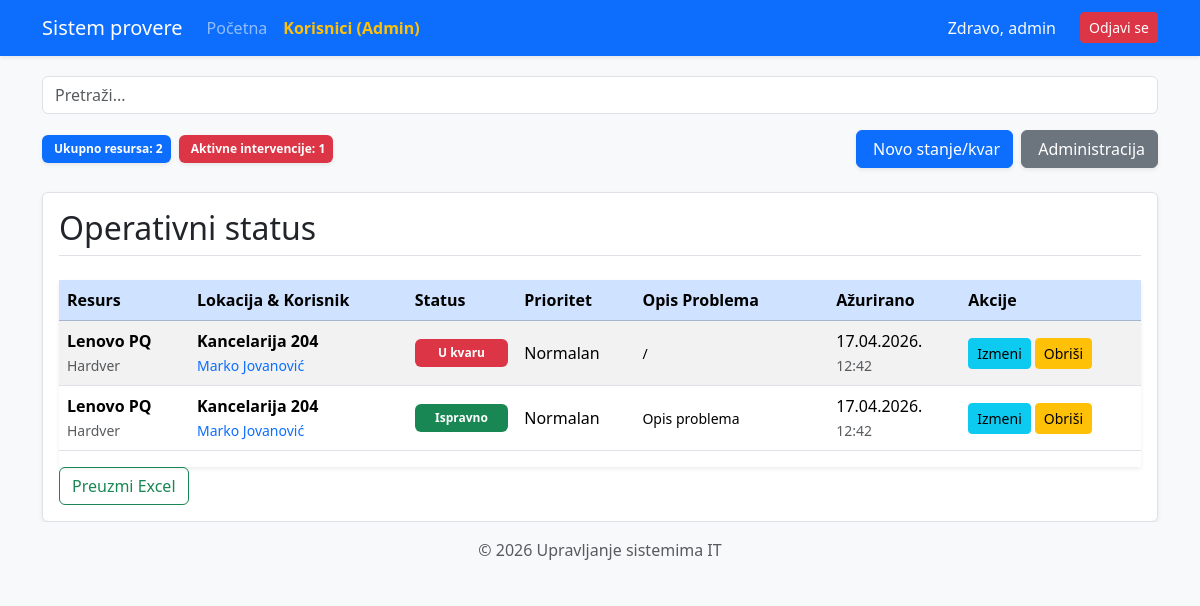
The page / (signed in) on the database as committed earlier.
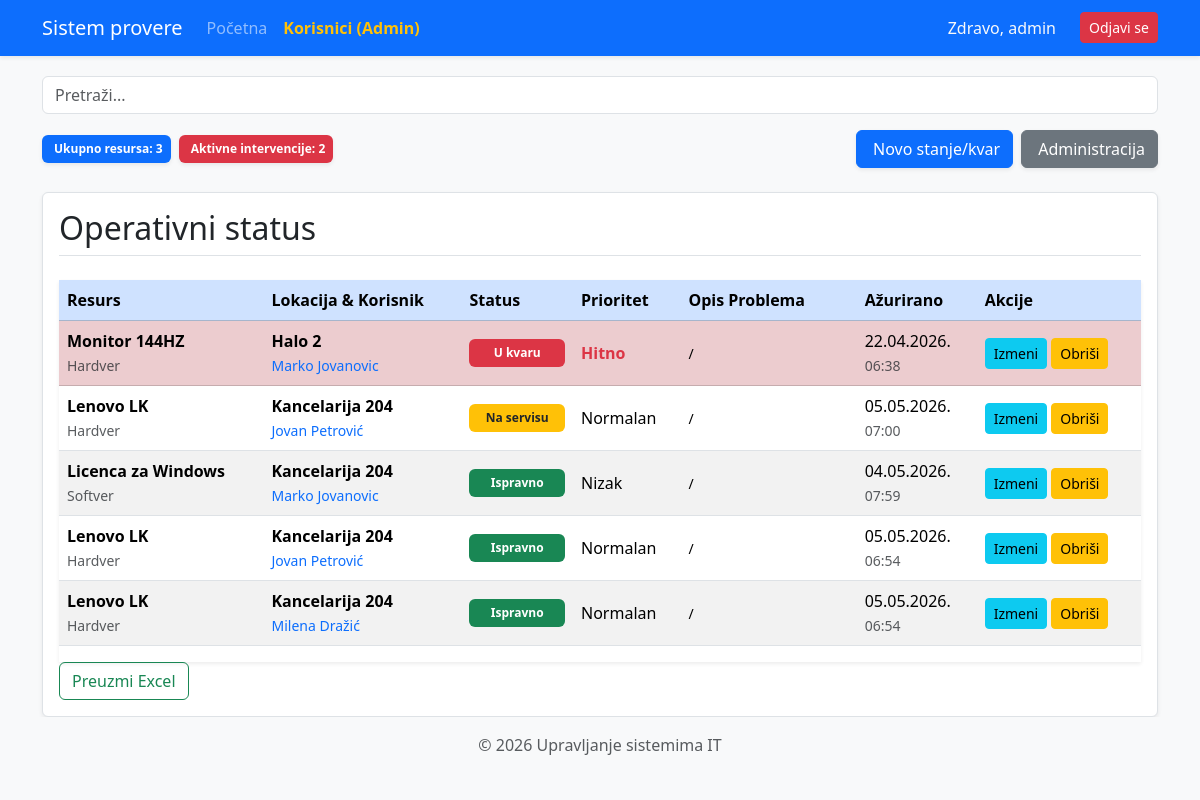
The same page on the database as committed later.
### alchemy_classes.py (models this page shows)
class StatusResursa(db.Model):
    __tablename__ = "status_resursa"
    id: Mapped[int] = mapped_column(Integer, primary_key=True)
    resurs_id: Mapped[int] = mapped_column(ForeignKey("resurs.id"), nullable=False)
    lokacija_id: Mapped[int] = mapped_column(ForeignKey("lokacija.id"), nullable=False)
    korisnik_id: Mapped[int] = mapped_column(ForeignKey("user.id"), nullable=False) # VEZA SA KORISNIKOM!
    kolicina: Mapped[int] = mapped_column(Integer, default=1)
    status_kvara: Mapped[str] = mapped_column(String(50))
    prioritet: Mapped[str] = mapped_column(String(20))
    opis_problema: Mapped[str] = mapped_column(String(50), nullable=True)
    datum_prijave: Mapped[datetime] = mapped_column(DateTime, default=datetime.utcnow)
    resurs: Mapped["Resurs"] = relationship("Resurs", back_populates="statusi")
    lokacija: Mapped["Lokacija"] = relationship("Lokacija", back_populates="izvestaji")
    korisnik: Mapped["User"] = relationship("User", back_populates="zaduzeni_statusi")

class Resurs(db.Model):
    __tablename__ = "resurs"
    id: Mapped[int] = mapped_column(Integer, primary_key=True)
    naziv: Mapped[str] = mapped_column(String(100), nullable=False)
    tip: Mapped[str] = mapped_column(String(50))
    serijski_broj: Mapped[str] = mapped_column(String(100), unique=True)
    godina_nabavke: Mapped[int] = mapped_column(Integer)
    statusi: Mapped[list["StatusResursa"]] = relationship("StatusResursa", back_populates="resurs")

class Lokacija(db.Model):
    __tablename__ = "lokacija"
    id: Mapped[int] = mapped_column(Integer, primary_key=True)
    naziv: Mapped[str] = mapped_column(String(100), nullable=False)
    sprat: Mapped[str] = mapped_column(String(50), nullable=True)
    odgovorno_lice: Mapped[str] = mapped_column(String(100))
    izvestaji: Mapped[list["StatusResursa"]] = relationship("StatusResursa", back_populates="lokacija")

class User(db.Model, UserMixin):
    __tablename__ = "user"
    id: Mapped[int] = mapped_column(Integer, primary_key=True)
    username: Mapped[str] = mapped_column(String(20), unique=True, nullable=False)
    password: Mapped[str] = mapped_column(String(100), nullable=False)
    ime_prezime: Mapped[str] = mapped_column(String(100), nullable=True)
    uloga: Mapped[str] = mapped_column(String(10), default="user")
    zaduzeni_statusi: Mapped[list["StatusResursa"]] = relationship("StatusResursa", back_populates="korisnik")

### main.py (the view)
@app.route('/')
@login_required
def home():
    svi_resursi = Resurs.query.all()
    aktivni_kvarovi = StatusResursa.query.filter(StatusResursa.status_kvara != 'Ispravno').all()
    search_query = request.args.get('search', '')
    upit_stanja = db.select(StatusResursa).join(Resurs).join(Lokacija)
    if search_query:
        upit_stanja = upit_stanja.where(
            (Resurs.naziv.ilike(f'%{search_query}%')) |
            (StatusResursa.status_kvara.ilike(f'%{search_query}%')) |
            (Lokacija.naziv.ilike(f'%{search_query}%'))
        )
    upit_stanja = upit_stanja.order_by(
        StatusResursa.status_kvara.desc(),
        StatusResursa.prioritet.asc()
    )
    sva_stanja = db.session.execute(upit_stanja).scalars().all()
    return render_template("index.html",
                           stanja=sva_stanja,
                           resursi=svi_resursi,
                           statusi=aktivni_kvarovi,
                           naslov="Glavni Dashboard")

### main.py (called while the page is built)
@login_manager.user_loader
def load_user(user_id):
    return db.get_or_404(User, user_id)

### templates/index.html (shortened to what the changed rows need)
{% extends "base.html" %}
{% block content %}
<div class="row g-3 mb-4">
    <div class="col-12 col-md-6 d-flex align-items-center justify-content-start flex-wrap gap-2">
        <span class="badge bg-primary p-2 shadow-sm">
             Ukupno resursa: {{ resursi|length }}
        </span>
        <span class="badge bg-danger p-2 shadow-sm">
             Aktivne intervencije: {{ statusi|length }}
        </span>
    </div>
</div>
<div class="jumbotron shadow-sm border rounded p-3 bg-white">
    <div class="container-fluid px-0">
        <h2 class="mb-4 text-dark border-bottom pb-2">Operativni status</h2>
        <div class="table-responsive mt-3 shadow-sm">
            <table class="table table-striped table-hover align-middle">
                <thead>
                    <tr class="table-primary">
                        <th scope="col">Resurs</th>
                        <th scope="col">Lokacija & Korisnik</th>
                        <th scope="col">Status</th>
                        <th scope="col">Prioritet</th>
                        <th scope="col" style="min-width: 150px;">Opis Problema</th>
                        <th scope="col">Ažurirano</th>
                        <th scope="col">Akcije</th>
                    </tr>
                </thead>
                <tbody>
                    {% for s in stanja %}
                    <tr class="{% if s.prioritet == 'Hitno' %}table-danger{% endif %}">
                        <td>
                            <strong>{{ s.resurs.naziv }}</strong> <br>
                            <small class="text-muted">{{ s.resurs.tip }}</small>
                        </td>
                        <td>
                            <strong>{{ s.lokacija.naziv }}</strong> <br>
                            <small class="text-primary">
                                {% if s.korisnik %}
                                    {{ s.korisnik.ime_prezime }}
                                {% else %}
                                    <span class="text-muted italic">Nije dodeljeno</span>
                                {% endif %}
                            </small>
                        </td>
                        <td>
                            {% if s.status_kvara == 'Ispravno' %}
                                <span class="badge bg-success w-100 p-2">
                                     Ispravno
                                </span>
                            {% elif s.status_kvara == 'U kvaru' %}
                                <span class="badge bg-danger w-100 p-2">
                                     U kvaru
                                </span>
                            {% elif s.status_kvara == 'Na servisu' %}
                                <span class="badge bg-warning text-dark w-100 p-2">
                                     Na servisu
                                </span>
                            {% elif s.status_kvara == 'Potrebna zamena' %}
                                <span class="badge bg-dark w-100 p-2">
                                    <i class="fas fa-exchange-alt"></i> Potrebna zamena
                                </span>
                            {% else %}
                                <span class="badge bg-secondary w-100 p-2">
                                    {{ s.status_kvara }}
                                </span>
                            {% endif %}
                        </td>
                        <td>
                            {% if s.prioritet == 'Hitno' %}
                                <span class="text-danger fw-bold"> {{ s.prioritet }}</span>
                            {% else %}
                                {{ s.prioritet }}
                            {% endif %}
                        </td>
                        <td><small>{{ s.opis_problema or "/" }}</small></td>
                        <td style="white-space: nowrap;">{{ s.datum_prijave.strftime('%d.%m.%Y.') }}<br>
                            <small class="text-muted">{{ s.datum_prijave.strftime('%H:%M') }}</small>
                        </td>
                        <td>
                            <div class="d-flex gap-1">
                                <a class="btn btn-sm btn-info" href="{{ url_for('izmeni_stanje', stanje_id=s.id) }}">
                                    Izmeni
                                </a>
                                <a class="btn btn-sm btn-warning"
                                   href="{{ url_for('delete_status', status_id=s.id) }}"
                                   onclick="return confirm('Da li ste sigurni da želite da obrišete ovaj status?')">
                                    Obriši
                                </a>
                            </div>
                        </td>
                    </tr>
                    {% endfor %}
                </tbody>
            </table>
        </div>
        </div>
    </div>
</div>
{% endblock %}

Rows that differ between the two databases and show on the page:
removed StatusResursa: resurs.naziv "Lenovo PQ", resurs.tip "Hardver", lokacija.naziv "Kancelarija 204", korisnik.ime_prezime "Marko Jovanović", status_kvara "Ispravno", prioritet "Normalan", opis_problema "Opis problema", datum_prijave "17.04.2026.", datum_prijave "12:42"
changed StatusResursa: resurs.naziv "Lenovo PQ" → "Monitor 144HZ"; lokacija.naziv "Kancelarija 204" → "Halo 2"; korisnik.ime_prezime "Marko Jovanović" → "Marko Jovanovic"; datum_prijave "17.04.2026." → "22.04.2026."; datum_prijave "12:42" → "06:38"; prioritet "Normalan" → "Hitno"
added StatusResursa: resurs.naziv "Lenovo LK", resurs.tip "Hardver", lokacija.naziv "Kancelarija 204", korisnik.ime_prezime "Jovan Petrović", status_kvara "Na servisu", prioritet "Normalan", opis_problema "/", datum_prijave "05.05.2026.", datum_prijave "07:00"
added StatusResursa: resurs.naziv "Licenca za Windows", resurs.tip "Softver", lokacija.naziv "Kancelarija 204", korisnik.ime_prezime "Marko Jovanovic", status_kvara "Ispravno", prioritet "Nizak", opis_problema "/", datum_prijave "04.05.2026.", datum_prijave "07:59"
added StatusResursa: resurs.naziv "Lenovo LK", resurs.tip "Hardver", lokacija.naziv "Kancelarija 204", korisnik.ime_prezime "Jovan Petrović", status_kvara "Ispravno", prioritet "Normalan", opis_problema "/", datum_prijave "05.05.2026.", datum_prijave "06:54"
added StatusResursa: resurs.naziv "Lenovo LK", resurs.tip "Hardver", lokacija.naziv "Kancelarija 204", korisnik.ime_prezime "Milena Dražić", status_kvara "Ispravno", prioritet "Normalan", opis_problema "/", datum_prijave "05.05.2026.", datum_prijave "06:54"
Other text that changed with them:
{{ resursi|length }}: "2" → "3"
{{ statusi|length }}: "1" → "2"
